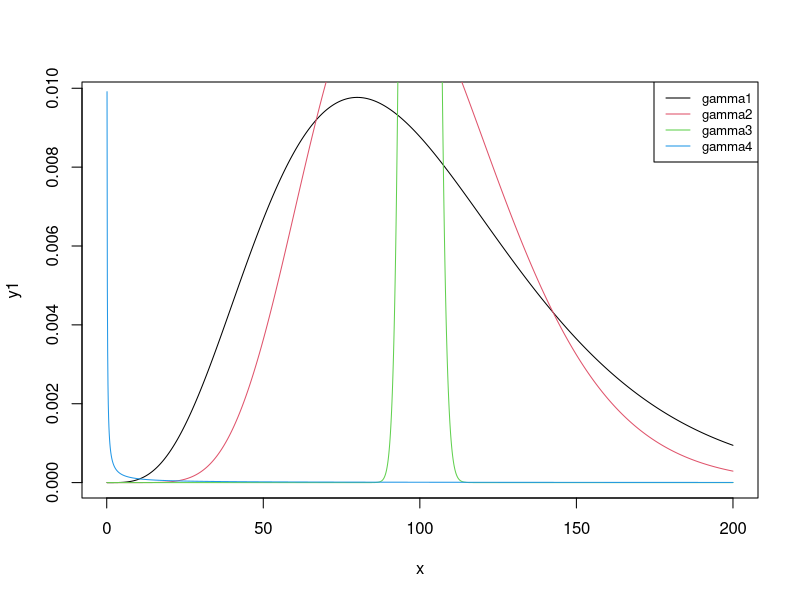

Here is the R script that generated this plot:
x <- (1:2000)/10
y1 <- dgamma(x = x, 5, 0.05)
y2 <- dgamma(x = x, 10, 0.1)
y3 <- dgamma(x = x, 1000, 10)
y4 <- dgamma(x = x, .001, .001)

#pdf(file = 'my-gamma-plot.pdf')
plot(x, y1, type = 'l')
lines(x, y2, type = 'l', col = 2)
lines(x, y3, type = 'l', col = 3)
lines(x, y4, type = 'l', col = 4)
legend("topright",
       legend = c('gamma1', 'gamma2', 'gamma3', 'gamma4'), 
       col = c(1:4),
       lty = 1, cex = 0.8)
dev.off()
